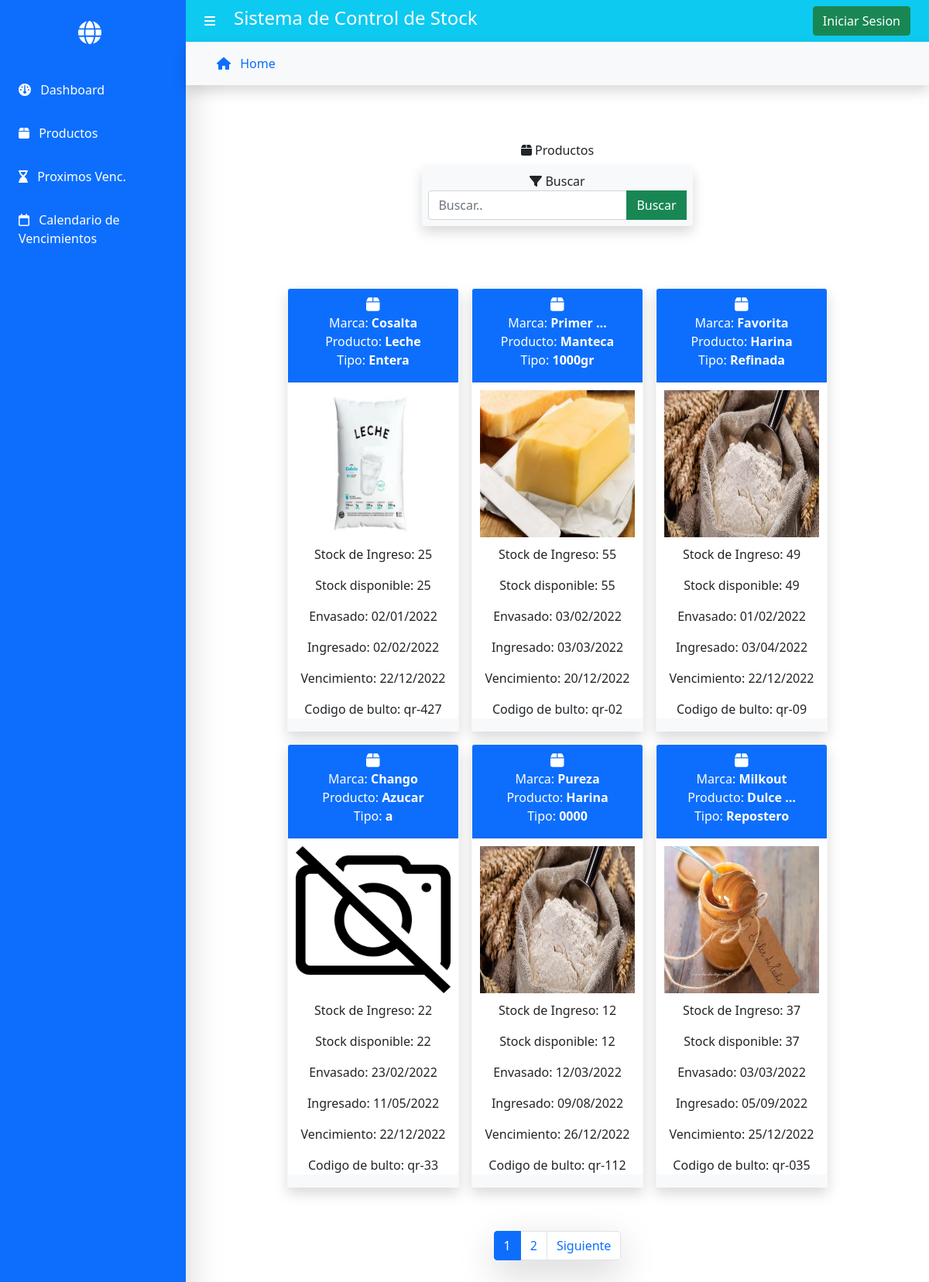
The app's page /productos/, older data.
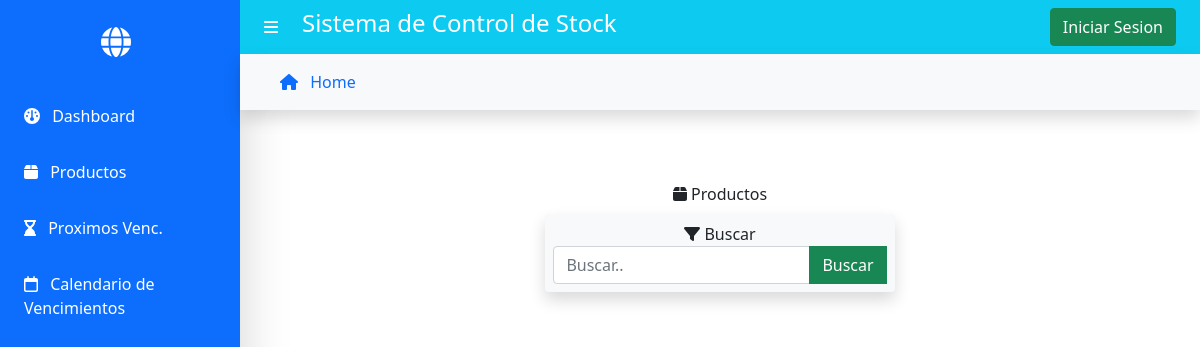
The same page, newer data.
### gestor/models.py (models this page shows, shortened)
class Producto(models.Model):
    marca = models.CharField(max_length=50)
    producto = models.CharField(max_length=50,help_text="Ingrese materia prima (harina, huevos, levadura, etc.)")
    tipo = models.CharField(max_length=30, help_text="Si corresponde, ejemplo: nombre:harina | tipo:'leudante'/'0000' ")
    fechaIngreso = models.DateField('Fecha de Ingreso',blank=False,help_text="Fecha de Ingreso a la fabrica")
    fechaVnto = models.DateField('Fecha de Vencimiento',blank=False,help_text="Fecha indicada en el envase")
    fechaEnvasado = models.DateField('Fecha de Envasado',blank=False,help_text="Fecha indicada en el envase")
    stockIng= models.PositiveIntegerField('Stock de ingreso',blank=False,help_text="Cantidad por bultos/fardos/cajas")
    stockDisp= models.PositiveIntegerField('Stock disponible',blank=False) # Para los caso de obtener-consumir la materia prima
    codBulto = models.CharField('Codigo de Bulto',max_length=13,help_text="Codigo que figura en el bulto ",blank=False) # LOS FARDOS EN GRAL CONTIENEN UN CODIGO DEL MISMO
    vencido = models.BooleanField(default=False)
    entregado = models.BooleanField(default=False)
    imagen = models.ImageField(upload_to='',null=True) # borrar el img/
    class Meta:
        ordering = ['fechaIngreso']

### gestor/views.py (the view)
# urls.py: path('productos/',views.ProductoListView.list_productos, name='productos'),
    def list_productos(request):
        productos = Producto.objects.all()
        page = request.GET.get('page', 1)
        busqueda = request.GET.get("myInput")
        if busqueda :
            productos = Producto.objects.filter(
                Q(marca__icontains = busqueda) |
                Q(producto__icontains = busqueda) |
                Q(codBulto__icontains = busqueda)
            )
        try:
            paginator = Paginator(productos, 6)
            productos = paginator.page(page)
        except:
            raise Http404
        context = {
            'productos' : productos,
            'paginator' : paginator,
        }
        return render(request, 'productos.html', context)

### gestor/templates/productos.html (shortened to what this page needs)
{% extends "base.html" %} {% block content %}
<div class="d-flex flex-column p-4">
{% include 'buscar.html'%}
{% if productos %}
<div class="container p-4">
    <div class="row justify-content-center">
        {% for producto in productos %}
        <div class="col-3 m-2 p-0 text-center bg-light shadow">
            <div class="card border-light mb-3" style="max-width: 18rem;">
                    <div class="card-header bg-primary text-white">
                        <i class="fa-solid fa-box fa-lg "></i>
                        <div class="card-title">
                            <p class="m-0">Marca: <strong>{{producto.marca | truncatewords:"1"}}</strong></p>
                            <p class="m-0">Producto: <strong>{{producto.producto | truncatewords:"1"}}</strong></p>
                            <p class="m-0">Tipo: <strong>{{producto.tipo | truncatewords:"1"}}</strong></p>
                        </div>
                    </div>
                    <div class="card-body p-0">
                        {% if producto.imagen %}
                    <img style="width: 100%; height: 210px; padding: 10px;" src="{{producto.imagen.url}}">
                    {% else %}
                    <img style="width: 190px; height:210px ; padding: 10px;" src="https://cdn.icon-icons.com/icons2/1462/PNG/512/120nophoto_100007.png">
                    {% endif %}
                    <p class="card-text">Stock de Ingreso: {{producto.stockIng}}</p>
                    <p class="card-text">Stock disponible: {{producto.stockDisp}}</p>
                    <p class="card-text">Envasado: {{producto.fechaEnvasado | date:"d/m/Y"}}</p>
                    <p class="card-text">Ingresado: {{producto.fechaIngreso | date:"d/m/Y"}}</p>
                    <p class="card-text">Vencimiento: {{producto.fechaVnto | date:"d/m/Y"}}</p>
                    <p class="card-text">Codigo de bulto: {{producto.codBulto }}</p>
                    </div>
            </div>
        </div>
        {% if forloop.counter is 3 %} {% if not forloop.last%}
    </div>
    <div class="row justify-content-center">
        {% endif %} {% endif %} {% endfor %}
    </div>
    <br>
    <br>
    <div>
        {%include 'paginator.html' %}
    </div>
</div>
</div>
{% endif %}
{% endblock %}

Row changes from the older to the newer data that the page shows:
removed Producto: marca "Cosalta", producto "Leche", tipo "Entera", imagen (picture), stockIng "25", stockDisp "25", fechaEnvasado "02/01/2022", fechaIngreso "02/02/2022", fechaVnto "22/12/2022", codBulto "qr-427"
removed Producto: marca "Primer …", producto "Manteca", tipo "1000gr", imagen (picture), stockIng "55", stockDisp "55", fechaEnvasado "03/02/2022", fechaIngreso "03/03/2022", fechaVnto "20/12/2022", codBulto "qr-02"
removed Producto: marca "Favorita", producto "Harina", tipo "Refinada", imagen (picture), stockIng "49", stockDisp "49", fechaEnvasado "01/02/2022", fechaIngreso "03/04/2022", fechaVnto "22/12/2022", codBulto "qr-09"
removed Producto: marca "Chango", producto "Azucar", tipo "a", imagen (picture), stockIng "22", stockDisp "22", fechaEnvasado "23/02/2022", fechaIngreso "11/05/2022", fechaVnto "22/12/2022", codBulto "qr-33"
removed Producto: marca "Pureza", producto "Harina", tipo "0000", imagen (picture), stockIng "12", stockDisp "12", fechaEnvasado "12/03/2022", fechaIngreso "09/08/2022", fechaVnto "26/12/2022", codBulto "qr-112"
removed Producto: marca "Milkout", producto "Dulce …", tipo "Repostero", imagen (picture), stockIng "37", stockDisp "37", fechaEnvasado "03/03/2022", fechaIngreso "05/09/2022", fechaVnto "25/12/2022", codBulto "qr-035"
Text that changed along with them:
list line gone: "1"
list line gone: "2"
text no longer shown: "Siguiente"
